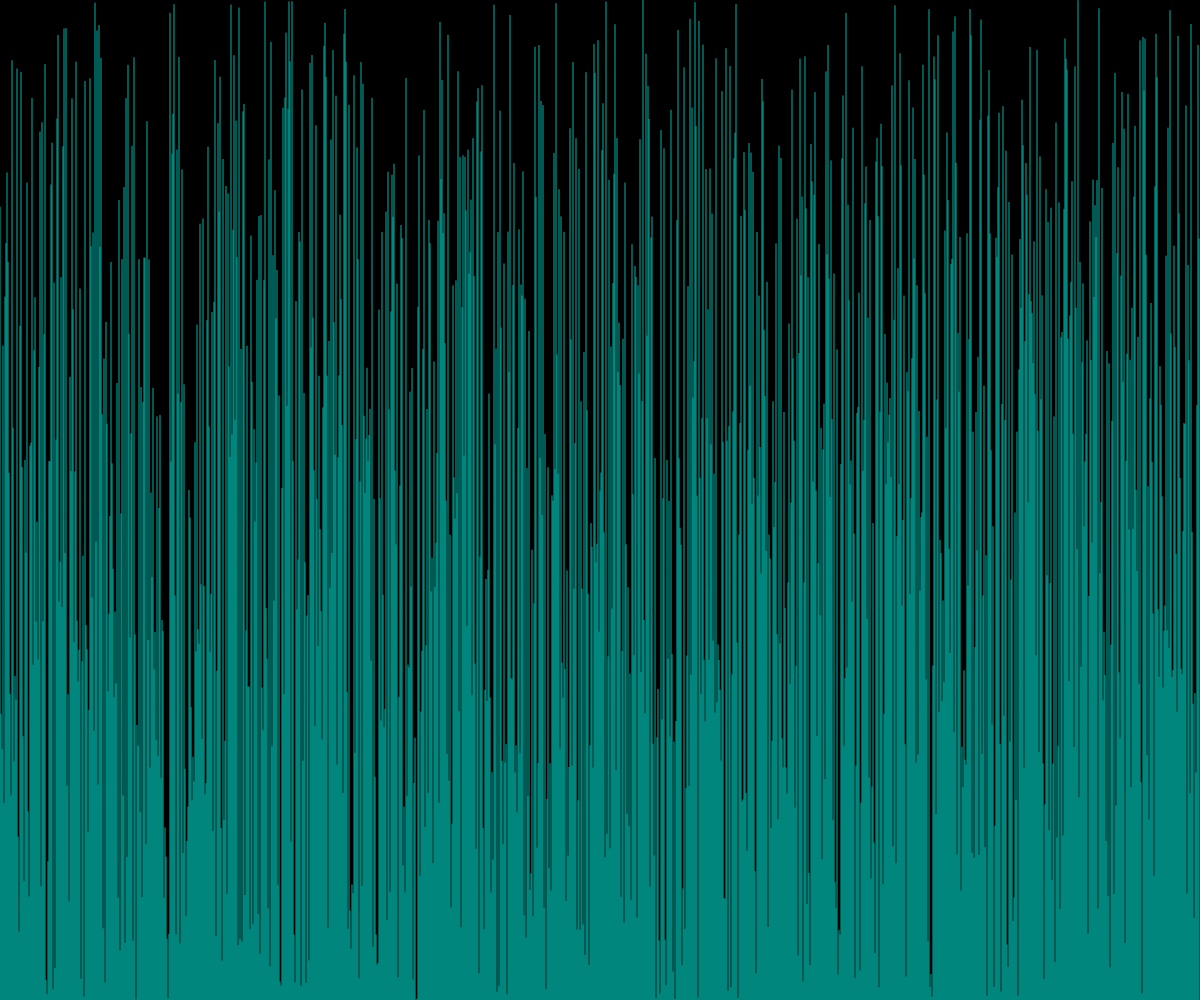
Frame 1 (no input)
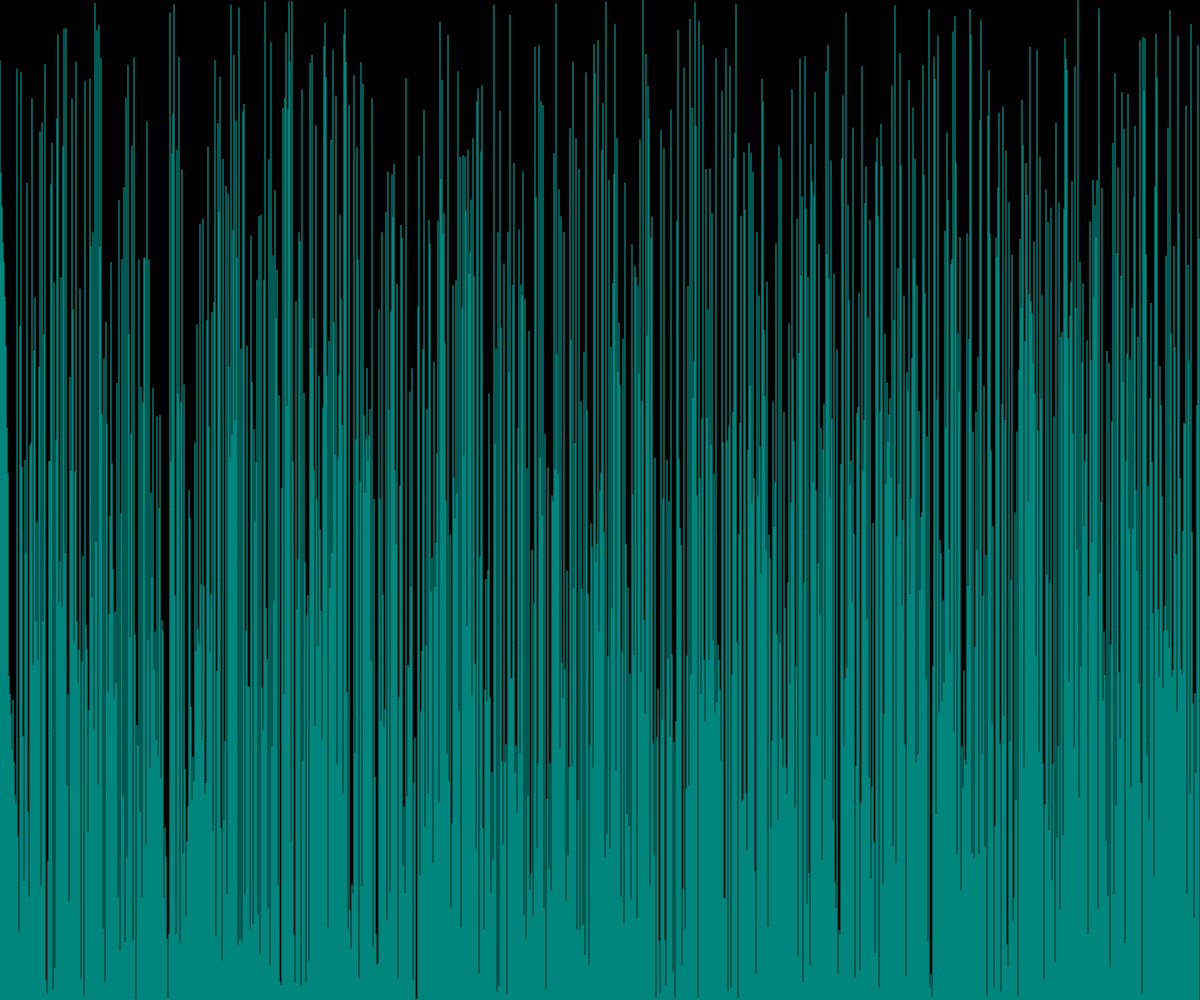
Frame 60 (no input)
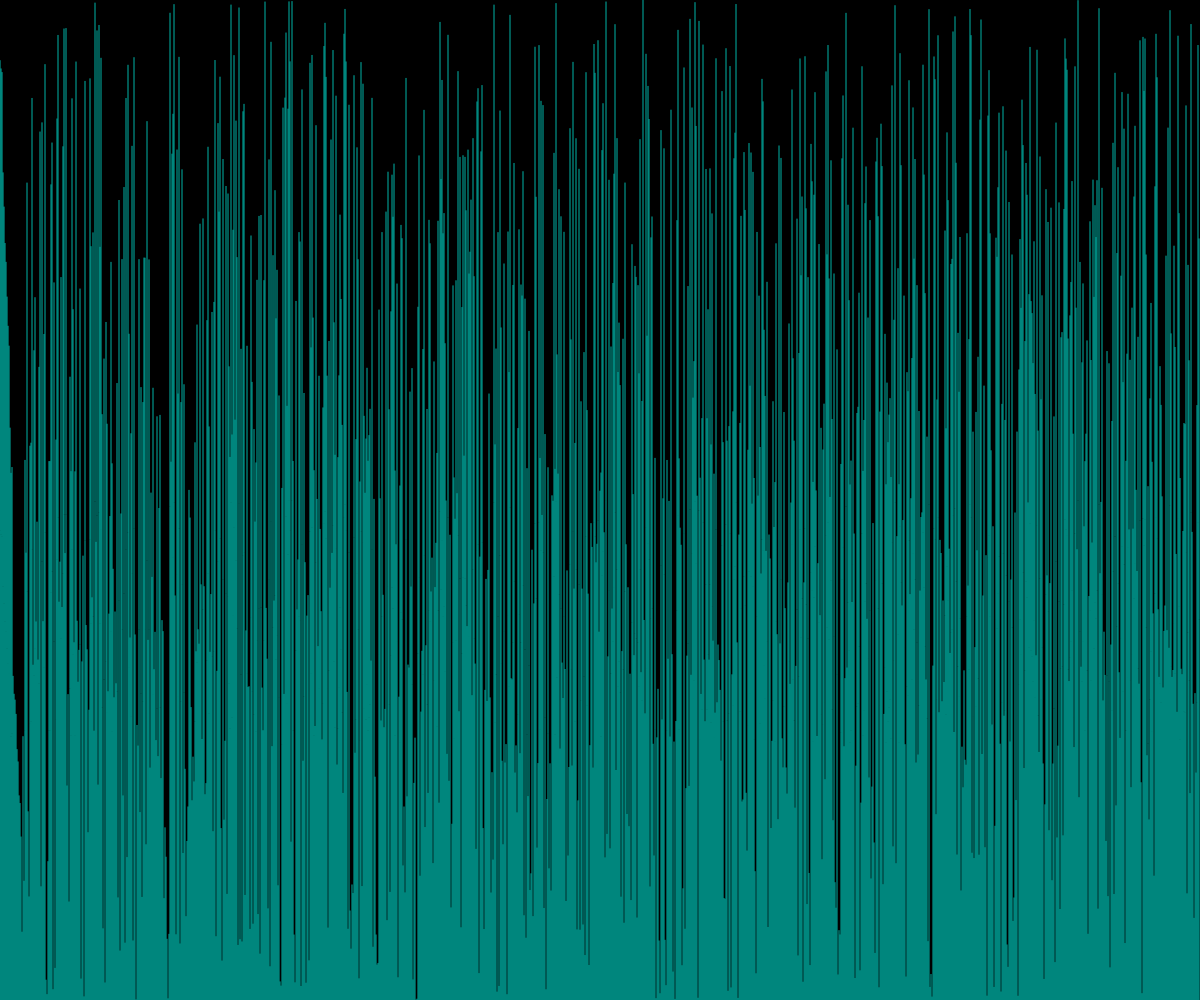
Frame 120 (the mouse pressed at the canvas centre since frame 60)

The p5.js sketch that drew these frames (run headless with seeded random() and noise() and a simulated clock; from frame 60 on, the mouse is pressed at the canvas centre):

// p5.js sketch
// ── sketch.js
var lines = [];

function setup() {
  createCanvas(windowWidth, windowHeight);


  for (i = 0; i < width; i++) {
    lines.push(random(height));
  }
}

function draw() {
  background(0);
  stroke(1, 179, 167);
  for (i = 1; i < lines.length; i++) {
    if (lines[i] < lines[i - 1]) {
      swap(lines, i, i - 1);
      break;
    }
  }

  for (i = 0; i < lines.length; i++) {
    line(i, height, i, lines[i]);
  }
}

function swap(arr, a, b) {
  let temp = arr[a];
  arr[a] = arr[b];
  arr[b] = temp;
}
